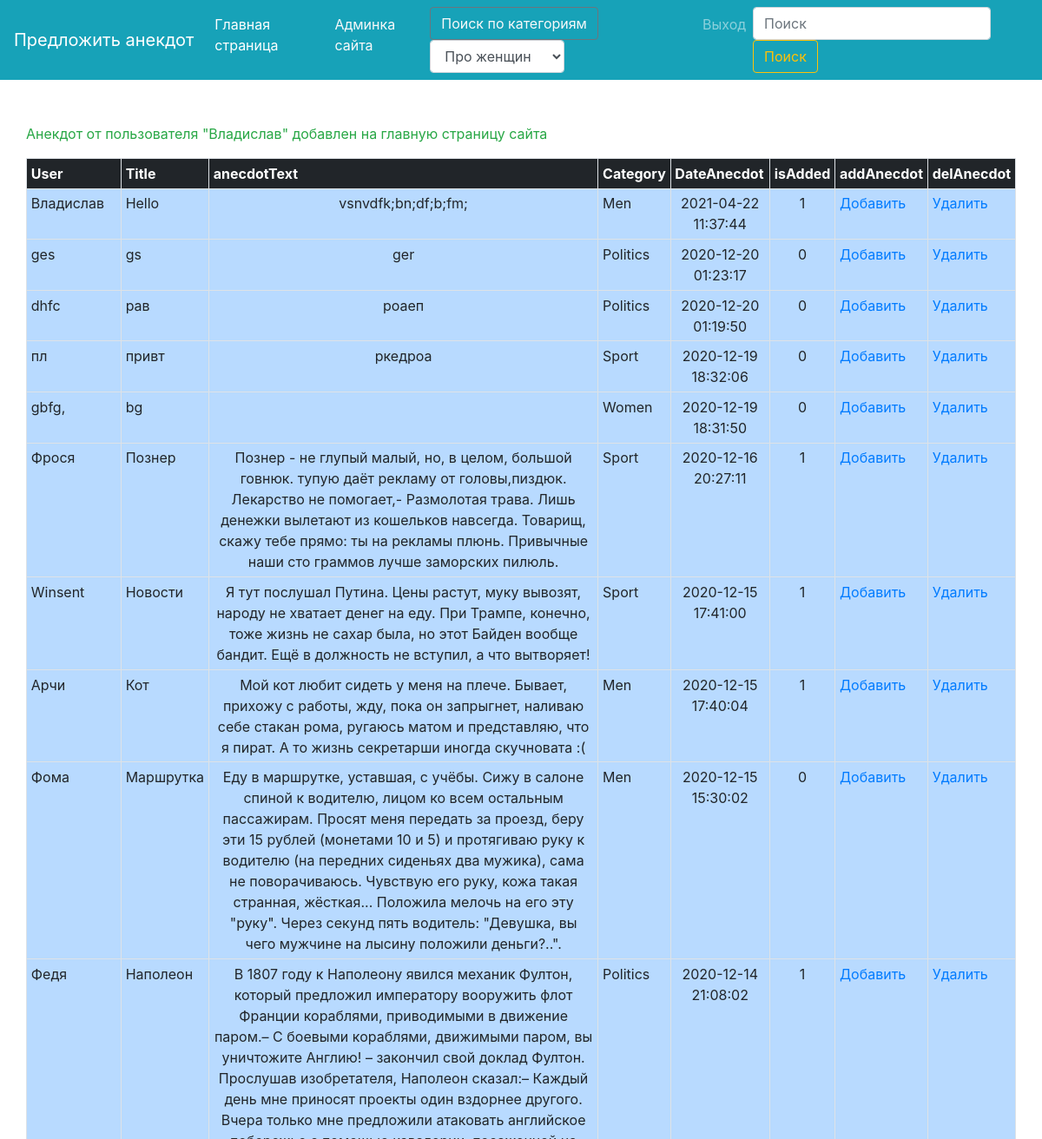
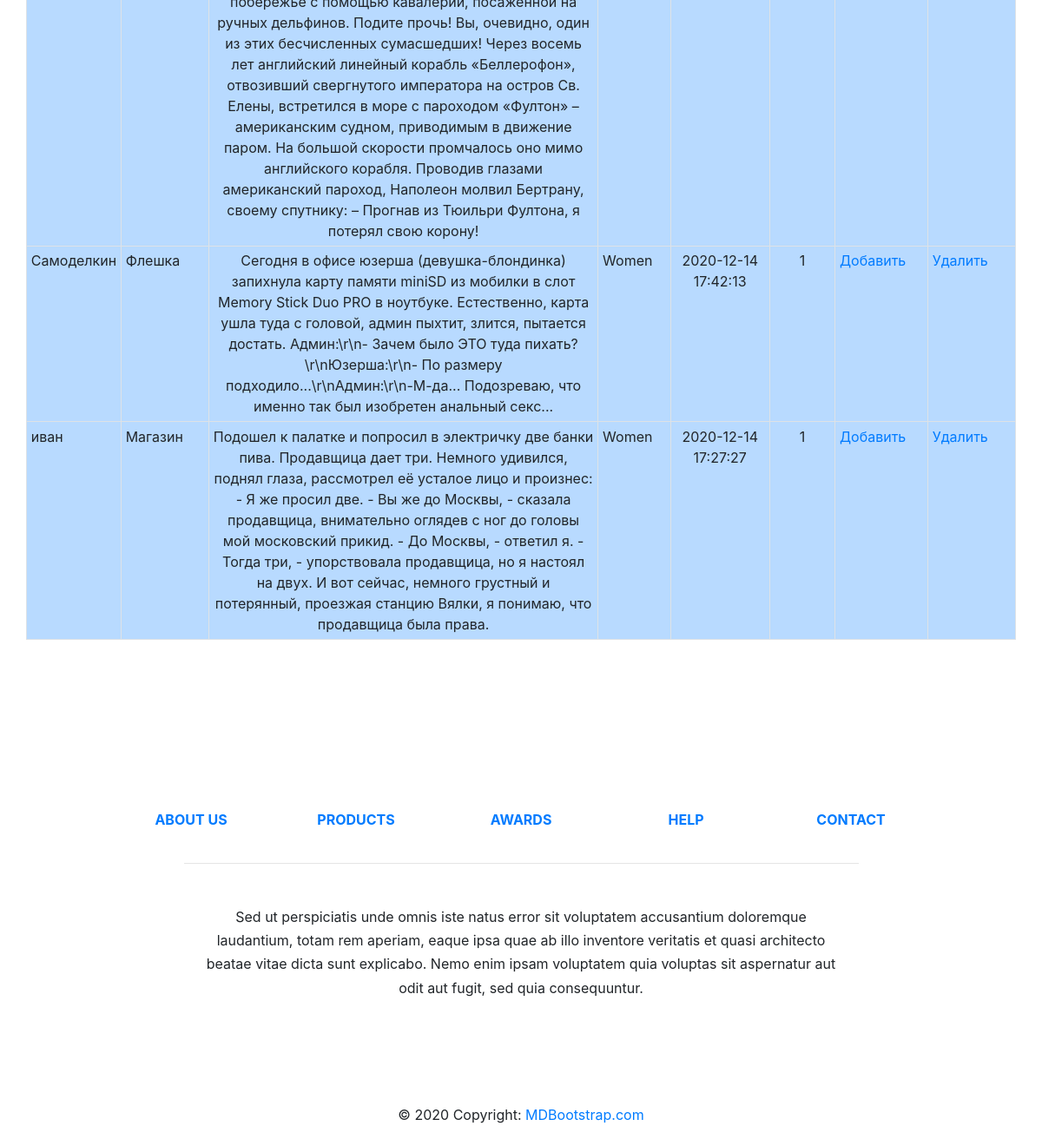
Screenshot of /admin/main.php?add=19 (signed in) with the database file from the repository (2 pictures, top to bottom).
### tables this page shows
CREATE TABLE `anecdot` (
  `id` int(11) NOT NULL,
  `user_name` varchar(128) DEFAULT NULL,
  `title` varchar(132) DEFAULT NULL,
  `text` text,
  `category` varchar(128) DEFAULT NULL,
  `date` datetime DEFAULT NULL,
  `is_approved` tinyint(1) DEFAULT '0'
);

### admin/main.php (the view, shortened to what this page needs)
<?php
require "../elem/init.php";
function getTableWithAnecdotes($link)
{
    if (!empty($_SESSION['admin_auth'])){
        $content = "<table class='table  table-sm table-bordered table-light'>
                <th class=\"table-dark\">User</th>
                <th class=\"table-dark\">Title</th>
                <th class=\"table-dark\">anecdotText</th>
                <th class=\"table-dark\">Category</th>
                <th class=\"table-dark\">DateAnecdot</th>
                <th class=\"table-dark\">isAdded</th>
                <th class=\"table-dark\">addAnecdot</th>
                <th class=\"table-dark\">delAnecdot</th>
";
        $query = "SELECT * FROM anecdot ORDER BY `date` DESC";
        $result = mysqli_query($link, $query) or die(mysqli_error($link));
        for ($data = []; $row = mysqli_fetch_assoc($result) ; $data[] = $row);
        foreach ($data as $item) {
            $content .= "<tr class='table-primary'>
                     <td>{$item['user_name']}</td>
                     <td>{$item['title']}</td>
                     <td style='text-align: center'>{$item['text']}</td>
                     <td>{$item['category']}</td>
                     <td style='text-align: center'>{$item['date']}</td>
                     <td style='text-align: center'>{$item['is_approved']}</td>
                     <td><a href=\"?add={$item['id']}\">Добавить</a></td>
                     <td><a href=\"?del={$item['id']}\">Удалить</a></td>
                     </tr>";
        }
        $content .= "</table>";
    }else{
        header("Location: index.php");
    }
    require "layout.php";
}
getTableWithAnecdotes($link);

### rows the page displays
anecdot: user_name "Владислав", title "Hello", text "vsnvdfk;bn;df;b;fm;", category "Men", date "2021-04-22 11:37:44", is_approved "1"
anecdot: user_name "ges", title "gs", text "ger", category "Politics", date "2020-12-20 01:23:17", is_approved "0"
anecdot: user_name "dhfc", title "рав", text "роаеп", category "Politics", date "2020-12-20 01:19:50", is_approved "0"
anecdot: user_name "пл", title "привт", text "ркедроа", category "Sport", date "2020-12-19 18:32:06", is_approved "0"
anecdot: user_name "gbfg,", title "bg", category "Women", date "2020-12-19 18:31:50", is_approved "0"
anecdot: user_name "Фрося", title "Познер", text "Познер - не глупый малый, но, в целом, большой говнюк. тупую даёт рекламу от головы,пиздюк. Лекарство не помогает,- Размолотая трава. Лишь денежки вылетают из кошельков навсегда. Товарищ, скажу тебе прямо: ты на рекламы плюнь. Привычные наши сто граммов лучше заморских пилюль.", category "Sport", date "2020-12-16 20:27:11", is_approved "1"
anecdot: user_name "Winsent", title "Новости", text "Я тут послушал Путина. Цены растут, муку вывозят, народу не хватает денег на еду. При Трампе, конечно, тоже жизнь не сахар была, но этот Байден вообще бандит. Ещё в должность не вступил, а что вытворяет!", category "Sport", date "2020-12-15 17:41:00", is_approved "1"
anecdot: user_name "Арчи", title "Кот", text "Мой кот любит сидеть у меня на плече. Бывает, прихожу с работы, жду, пока он запрыгнет, наливаю себе стакан рома, ругаюсь матом и представляю, что я пират. А то жизнь секретарши иногда скучновата :(", category "Men", date "2020-12-15 17:40:04", is_approved "1"
anecdot: user_name "Фома", title "Маршрутка", text "Еду в маршрутке, уставшая, с учёбы. Сижу в салоне спиной к водителю, лицом ко всем остальным пассажирам. Просят меня передать за проезд, беру эти 15 рублей (монетами 10 и 5) и протягиваю руку к водителю (на передних сиденьях два мужика), сама не поворачиваюсь. Чувствую его руку, кожа такая странная, жёсткая... Положила мелочь на его эту \"руку\". Через секунд пять водитель: \"Девушка, вы чего мужчине на лысину положили деньги?..\".", category "Men", date "2020-12-15 15:30:02", is_approved "0"
anecdot: user_name "Федя", title "Наполеон", text "В 1807 году к Наполеону явился механик Фултон, который предложил императору вооружить флот Франции кораблями, приводимыми в движение паром.– С боевыми кораблями, движимыми паром, вы уничтожите Англию! – закончил свой доклад Фултон. Прослушав изобретателя, Наполеон сказал:– Каждый день мне приносят проекты один вздорнее другого. Вчера только мне предложили атаковать английское побережье с помощью кавалерии, посаженной на ручных дельфинов. Подите прочь! Вы, очевидно, один из этих бесчисленных сумасшедших! Через восемь лет английский линейный корабль «Беллерофон», отвозивший свергнутого императора на остров Св. Елены, встретился в море с пароходом «Фултон» – американским судном, приводимым в…", category "Politics", date "2020-12-14 21:08:02", is_approved "1"
anecdot: user_name "Самоделкин", title "Флешка", text "Сегодня в офисе юзерша (девушка-блондинка) запихнула карту памяти miniSD из мобилки в слот Меmоrу Stiсk Duо РRО в ноутбуке. Естественно, карта ушла туда с головой, админ пыхтит, злится, пытается достать. Админ:\\r\\n- Зачем было ЭТО туда пихать?\\r\\nЮзерша:\\r\\n- По размеру подходило...\\r\\nАдмин:\\r\\n-М-да... Подозреваю, что именно так был изобретен aнальный ceкс...", category "Women", date "2020-12-14 17:42:13", is_approved "1"
anecdot: user_name "иван", title "Магазин", text "Подошел к палатке и попросил в электричку две банки пива. Продавщица дает три. Немного удивился, поднял глаза, рассмотрел её усталое лицо и произнес: - Я же просил две. - Вы же до Москвы, - сказала продавщица, внимательно оглядев с ног до головы мой московский прикид. - До Москвы, - ответил я. - Тогда три, - упорствовала продавщица, но я настоял на двух. И вот сейчас, немного грустный и потерянный, проезжая станцию Вялки, я понимаю, что продавщица была права.", category "Women", date "2020-12-14 17:27:27", is_approved "1"

### other values shown
$text "Анекдот от пользователя \"Владислав\" добавлен на главную страницу сайта"
